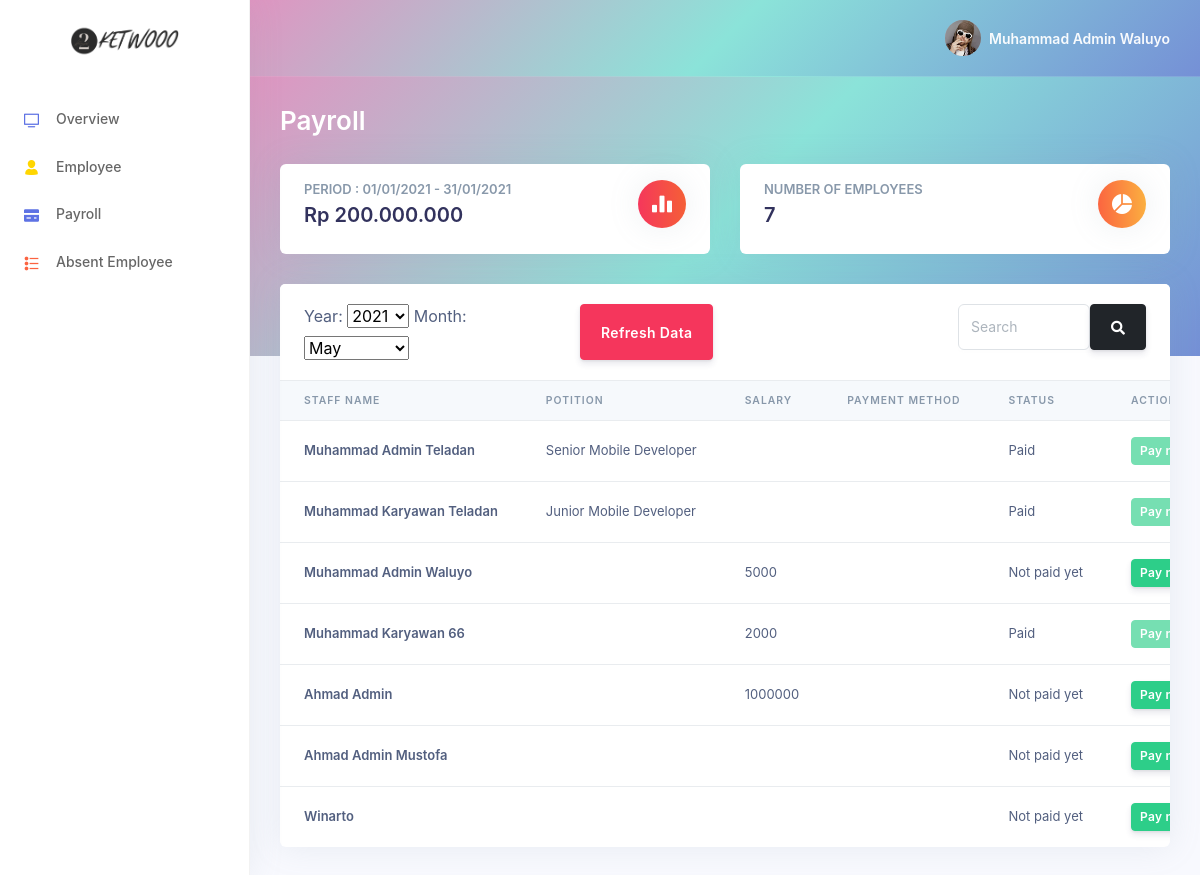
The page /index.php?page=payroll (signed in) on the database its author committed.
### tables this page shows
CREATE TABLE `payroll` (
  `id_payroll` int(11) NOT NULL,
  `id_user` int(11) NOT NULL,
  `year_filter` enum('2020','2021') NOT NULL,
  `month_filter` enum('January','February','March','April','May','June','July','August','September','October','November','December') NOT NULL,
  `salary` int(11) DEFAULT NULL,
  `payment_method` enum('Bank Transfer','OVO','DANA','Gopay') DEFAULT NULL,
  `status_paid` tinyint(1) NOT NULL DEFAULT 0
);

CREATE TABLE `user` (
  `id_user` int(16) NOT NULL,
  `nama_user` varchar(64) NOT NULL,
  `email_user` varchar(64) NOT NULL,
  `password_user` varchar(64) NOT NULL,
  `level_user` enum('karyawan','admin','super_admin') NOT NULL,
  `jabatan` varchar(32) DEFAULT NULL,
  `join_date` date NOT NULL,
  `alamat_user` varchar(64) DEFAULT NULL,
  `nohp` varchar(16) DEFAULT NULL
);

### payroll.php (the view, shortened to what this page needs)
<?php
  include("system/connection.php");
?>
<div class="main-content" id="panel">
    <div class="header gradient-bg pb-6">
        <div class="container-fluid">
            <div class="header-body">
                <div class="row align-items-center py-4">
                    <div class="col-lg-6 col-7">
                        <h6 class="h1 text-white d-inline-block mb-0">Payroll</h6>
                    </div>
                </div>
                <div class="row">
                    <div class="col-xl-6 col-md-6">
                        <div class="card card-stats">
                            <div class="card-body">
                                <div class="row">
                                    <div class="col">
                                        <h5 class="card-title text-uppercase text-muted mb-0">Period : 01/01/2021 - 31/01/2021</h5>
                                        <span class="h2 font-weight-bold mb-0"><label id="periodBalance"><center>Rp 200.000.000</center></label></span>
                                    </div>
                                    <div class="col-auto">
                                        <div class="icon icon-shape bg-gradient-red text-white rounded-circle shadow">
                                            <i class="ni ni-chart-bar-32"></i>
                                        </div>
                                    </div>
                                </div>
                            </div>
                        </div>
                    </div>
                    <div class="col-xl-6 col-md-6">
                        <div class="card card-stats">
                            <div class="card-body">
                                <div class="row">
                                    <div class="col">
                                        <h5 class="card-title text-uppercase text-muted mb-0">Number of Employees</h5>
                                        <span class="h2 font-weight-bold mb-0"><label id="balance">
                                        <?php
                                            $numberofemployee = 0;
                                            $countuser = mysqli_query($connection, "SELECT * FROM user");
                                            foreach($countuser as $counternumber){$numberofemployee+=1;}
                                            echo "$numberofemployee";
                                        ?></label></span>
                                    </div>
                                    <div class="col-auto">
                                        <div class="icon icon-shape bg-gradient-orange text-white rounded-circle shadow">
                                            <i class="ni ni-chart-pie-35"></i>
                                        </div>
                                    </div>
                                </div>
                            </div>
                        </div>
                    </div>
                </div>
            </div>
        </div>
    </div>
    <div class="container-fluid mt--6">
        <div class="row">
            <div class="col-xl-12">
                <div class="card">
                    <div class="card-header border-0">
                        <div class="row">
                            <div class='col-xl-4'>
                            <form action="" method="POST">
                                <label for="yearpicker">Year:</label>
                                <select name="yearpicker" id="yearpicker">
                                    <?php
                                        $year_list = array('2020','2021');
                                        $cur_year = date("Y");
                                        $selected_year = $_SESSION["yearpicker"]??$cur_year;
                                        foreach($year_list as $year){
                                            if($selected_year==$year){
                                                echo "<option value=\"$selected_year\" selected=\"selected\">$selected_year</option>";
                                            }else{
                                                echo "<option value=\"$year\">$year</option>";
                                            }
                                        }
                                    ?>
                                </select>
                                <label for="monthpicker">Month:</label>
                                <select name="monthpicker" id="monthpicker">
                                    <?php
                                        $month_list = array('January','February','March','April','May','June','July','August','September','October','November','December');
                                        $cur_month = $selected_month??date("M");
                                        $selected_month = $_SESSION["monthpicker"]??$cur_month;
                                        foreach($month_list as $month){
                                            if($selected_month==$month){
                                                echo "<option value=\"$selected_month\" selected=\"selected\">$selected_month</option>";
                                            }else{
                                                echo "<option value=\"$month\">$month</option>";
                                            }
                                        }
                                    ?>
                                </select>
                            </div>
                                <button type="submit" name="updatedata" class="btn btn-danger">Refresh Data</button>
                            <div class="col text-right">
                            </div>
                            <div class="col-xl-3 text-right">
                                <form action="" method="POST">
                                    <div class="input-group rounded">
                                        <input type="search" name="search" value="<?= $_POST["search"]??'' ?>" class="form-control rounded" placeholder="Search" aria-label="Search" aria-describedby="search-addon" />
                                        <button class="btn btn-dark" type="submit" id="search-addon">
                                            <i class="fas fa-search"></i>
                                        </button>
                                    </div>
                                </form>
                            </div>
                        </div>
                    </div>
                    <div class="table-responsive">
                        <table class="table align-items-center table-flush">
                            <thead class="thead-light">
                                <tr>
                                    <th scope="col">Staff Name</th>
                                    <th scope="col">Potition</th>
                                    <th scope="col">Salary</th>
                                    <th scope="col">Payment Method</th>
                                    <th scope="col">Status</th>
                                    <th scope="col">Action</th>
                                </tr>
                            </thead>
                            <tbody>
                                <?php
                                    $select = mysqli_query($connection, "SELECT * FROM payroll INNER JOIN user ON payroll.id_user = user.id_user WHERE year_filter = '$selected_year' AND month_filter = '$selected_month'");
                                    while ($data = mysqli_fetch_array($select)) { ?>
                                <tr>
                                    <th scope="row"><?= $data['nama_user'] ?></th>
                                    <td><?= $data['jabatan'] ?></td>
                                    <td><?= $data['salary'] ?></td>
                                    <td><?= $data['payment_method'] ?></td>
                                    <td>
                                        <?php if($data['status_paid']){echo "Paid";}else{echo "Not paid yet ";} ?>
                                    </td>
                                    <td>
                                        <form action="" method="POST">
                                            <button type="submit" name="paynow" class="btn btn-success btn-sm" <?php if ($data['status_paid']){echo "disabled";} ?> >Pay now</button>
                                        </form>
                                    </td>
                                </tr>
                                <?php } ?>
                            </tbody>
                        </table>
                    </div>
                </div>
            </div>
        </div>
    </div>
</div>

### asset/styles.css (style rules this page uses)
body { font-family: -apple-system, BlinkMacSystemFont, 'Segoe UI', Roboto, Oxygen, Ubuntu, Cantarell, 'Open Sans', 'Helvetica Neue', sans-serif; }
.gradient-bg { background-image: linear-gradient(135deg, #DF95C1, #8BE3D9, #7590D6); }
thead { cursor: default; }

### rows shown on the page
payroll: id_user.nama_user "Muhammad Admin Teladan", id_user.jabatan "Senior Mobile Developer", status_paid "Paid"
payroll: id_user.nama_user "Muhammad Karyawan Teladan", id_user.jabatan "Junior Mobile Developer", status_paid "Paid"
payroll: id_user.nama_user "Muhammad Admin Waluyo", salary "5000", status_paid "Not paid yet"
payroll: id_user.nama_user "Muhammad Karyawan 66", salary "2000", status_paid "Paid"
payroll: id_user.nama_user "Ahmad Admin", salary "1000000", status_paid "Not paid yet"
payroll: id_user.nama_user "Ahmad Admin Mustofa", status_paid "Not paid yet"
payroll: id_user.nama_user "Winarto", status_paid "Not paid yet"

### other values the page prints
$_SESSION["nama_user"] "Muhammad Admin Waluyo"
$numberofemployee "7"
form field yearpicker "2021"
form field monthpicker "May"
